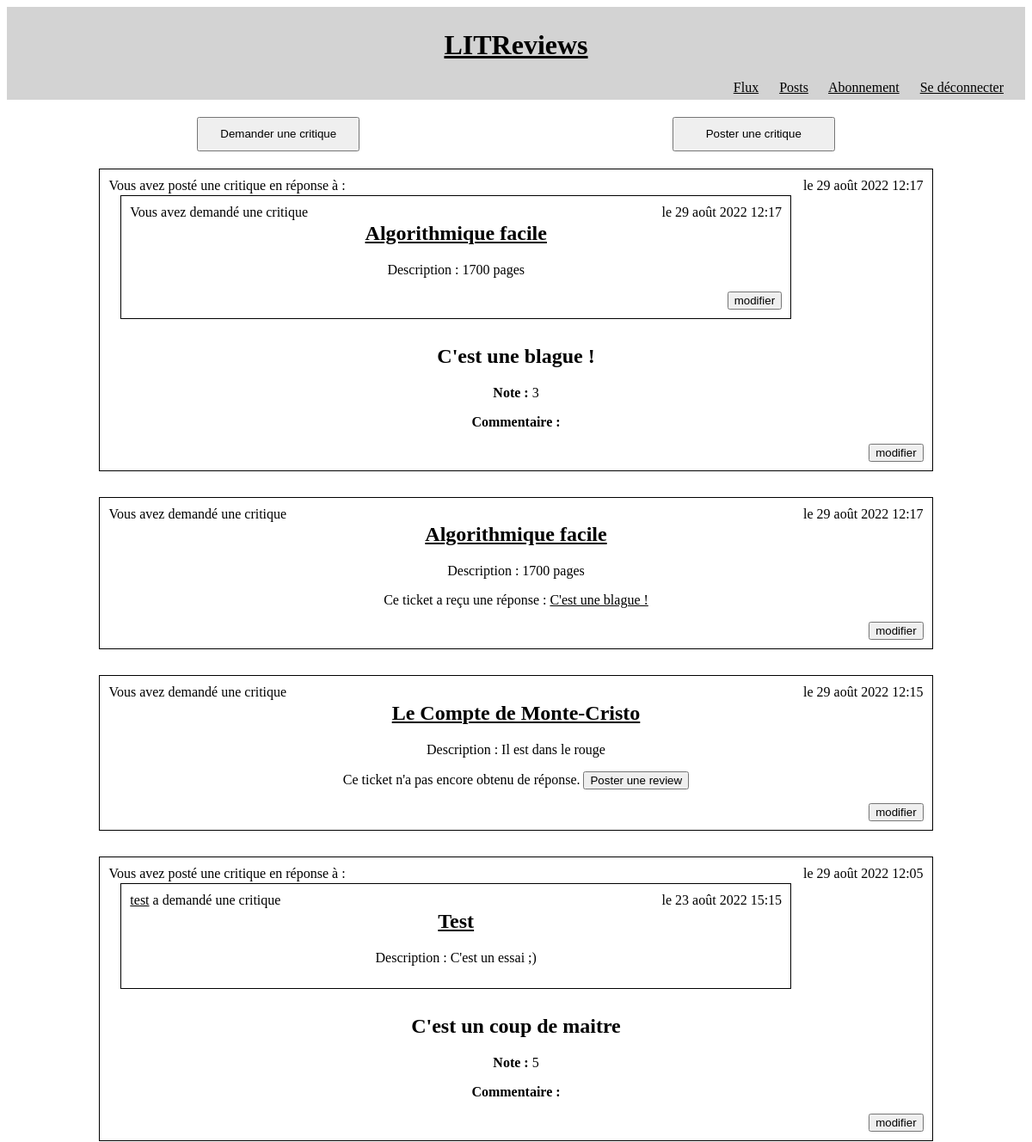
The app's page /home/ (signed in, upper part), older data.
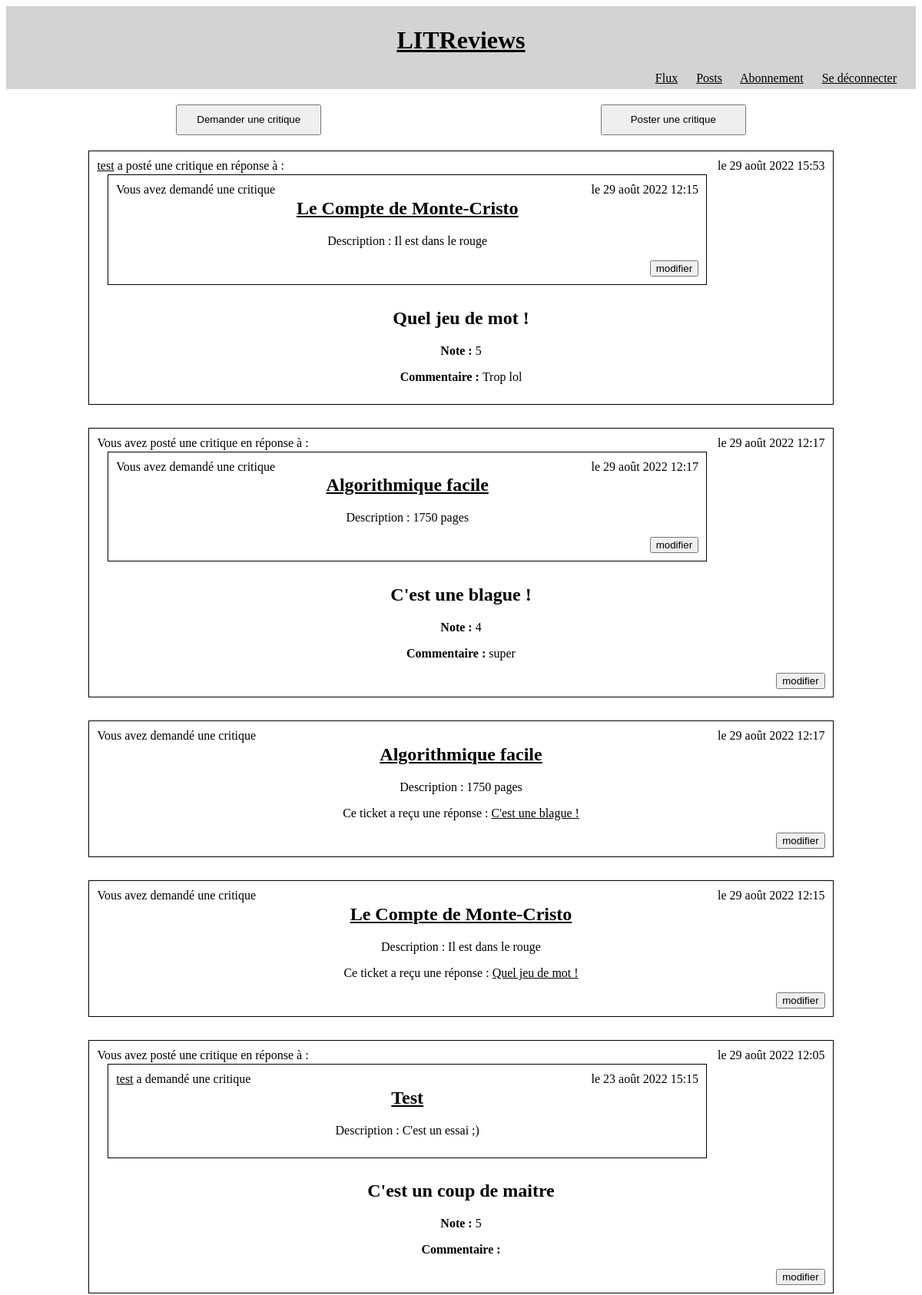
The same page, newer data.
### reviews/models.py (models this page shows, shortened)
class Review(models.Model):
    rating_choices = [(0, 0), (1, 1), (2, 2), (3, 3), (4, 4), (5, 5)]
    ticket = models.ForeignKey(to=Ticket,
                               on_delete=models.CASCADE)
    headline = models.CharField(max_length=128,
                                verbose_name="Titre")
    rating = models.PositiveSmallIntegerField(
        verbose_name="Note",
        choices=rating_choices,
        default=rating_choices[3])
    body = models.CharField(max_length=8192,
                            blank=True,
                            verbose_name="Commentaire")
    user = models.ForeignKey(to=settings.AUTH_USER_MODEL,
                             on_delete=models.CASCADE)
    objects = models.Manager()
    time_created = models.DateTimeField(auto_now_add=True)

class Ticket(models.Model):
    title = models.CharField(verbose_name="Titre", max_length=128)
    description = models.CharField(max_length=2048)
    user = models.ForeignKey(to=settings.AUTH_USER_MODEL,
                             on_delete=models.CASCADE)
    image = models.ImageField(null=True,
                              blank=True)
    time_created = models.DateTimeField(auto_now_add=True)
    objects = models.Manager()

### authentication/models.py (models this page shows)
class User(AbstractUser):
    follows = models.ManyToManyField('self',
                                     through=UserFollows,
                                     through_fields=('user', 'followed_user'),
                                     )

### reviews/views.py (the view)
# urls.py: 2. Add a URL to urlpatterns:  path('', Home.as_view(), name='home')
class Home(LoginRequiredMixin, View):
    login_url = settings.LOGIN_URL
    redirect_field_name = 'redirect_to'
    template_name = 'reviews/home.html'
    def get(self, request):
        tickets = Ticket.objects.filter(
            Q(user__in=request.user.follows.all()) |
            Q(user=request.user)
        )
        reviews = Review.objects.filter(
            Q(user__in=request.user.follows.all()) |
            Q(user=request.user) |
            Q(ticket__user=request.user)
        )
        posts = sorted(chain(reviews, tickets),
                       key=lambda x: x.time_created,
                       reverse=True)
        return render(request, self.template_name, {'posts': posts})

### reviews/templatetags/blog_extra.py (called while the page is built)
@register.filter
def is_review(instance):
    return type(instance).__name__ == "Review"

@register.filter
def is_ticket(instance):
    return type(instance).__name__ == "Ticket"

### reviews/templates/reviews/home.html
{% extends 'base.html' %}
{% block content %}
<a class="medium" href="{% url 'add_ticket' %}"><button class="medium">Demander une critique</button></a>
<a class="medium" href="{% url 'add_review' %}"><button class="medium">Poster une critique</button></a>
{% include 'reviews/partials/posts_list.html' %}
{% endblock content %}

### reviews/templates/reviews/partials/review-block.html
<div class="block large">
  <div class="legend">
    {% if review.user == user %}
    Vous avez
    {% else %}
    <a href="{% url 'posts' review.user.id %}">{{ review.user.username }}</a> a
    {% endif %}
    posté une critique en réponse à :
</div>
{% include 'reviews/partials/ticket-block.html' with ticket=review.ticket condensed=True %}
<p class="floating">le {{ review.time_created }}</p>
        <h2>{{ review.headline }}</h2>
        <p><strong>Note : </strong>{{ review.rating }}</p>
        <p><strong>Commentaire : </strong>{{ review.body }}</p>
    {% if review.user == user %}
        {% url 'modify_review' review.ticket.id review.id as link %}
        {% include 'reviews/partials/button_snippet.html' with link=link class='floating' text='modifier' %}
    {% endif %}
    </div>

### reviews/templates/reviews/partials/ticket-block.html
<div class="block large">
    <div class="legend">
        {% if ticket.user == user %}
        Vous avez
        {% else %}
        <a href="{% url 'posts' ticket.user.id %}">{{ ticket.user.username }}</a> a
        {% endif %}
        demandé une critique
    </div>
    <p class="floating">le {{ ticket.time_created }}</p>
    <h2><a href="{% url 'ticket-detail' ticket.id %}">{{ ticket.title }}</a></h2>
    <p>Description : {{ ticket.description }}</p>
    {% if not condensed %}
        {% for review in ticket.review_set.all %}
                <p>Ce ticket a reçu une réponse : <a href="{% url 'review-detail' review.id %}">{{ review.headline }}</a></p>
        {% empty %}
                <p>Ce ticket n'a pas encore obtenu de réponse. <a href="{% url 'add_review_to_ticket' ticket.id %}"><button formaction="" form="">Poster une review</button></a></p>
        {% endfor %}
    {% endif %}
    {% if ticket.user == user %}
        {% url 'modify_ticket' ticket.id as link %}
        {% include 'reviews/partials/button_snippet.html' with link=link class='floating' text='modifier' %}
    {% endif %}
</div>

### reviews/templates/reviews/partials/button_snippet.html
<a href="{{ link }}"><button class="{{ class }}" formaction="" form="">{{ text }}</button></a>

Row changes from the older to the newer data that the page shows:
added Review: user.username "test", shows "Vous avez", {{ ticket.time_created }} "29 août 2022 12:15", {{ ticket.title }} "Le Compte de Monte-Cristo", {{ ticket.description }} "Il est dans le rouge", text "modifier", time_created "29 août 2022 15:53", headline "Quel jeu de mot !", rating "5", body "Trop lol"
shown differently, row unchanged: Ticket "Le Compte de Monte-Cristo": no longer shows "Ce ticket n'a pas encore obtenu de réponse. Poster une review"
changed Review "C'est une blague !": rating "3" → "4"; body (not shown) → "super"
changed Ticket "Algorithmique facile": description "1700 pages" → "1750 pages"
